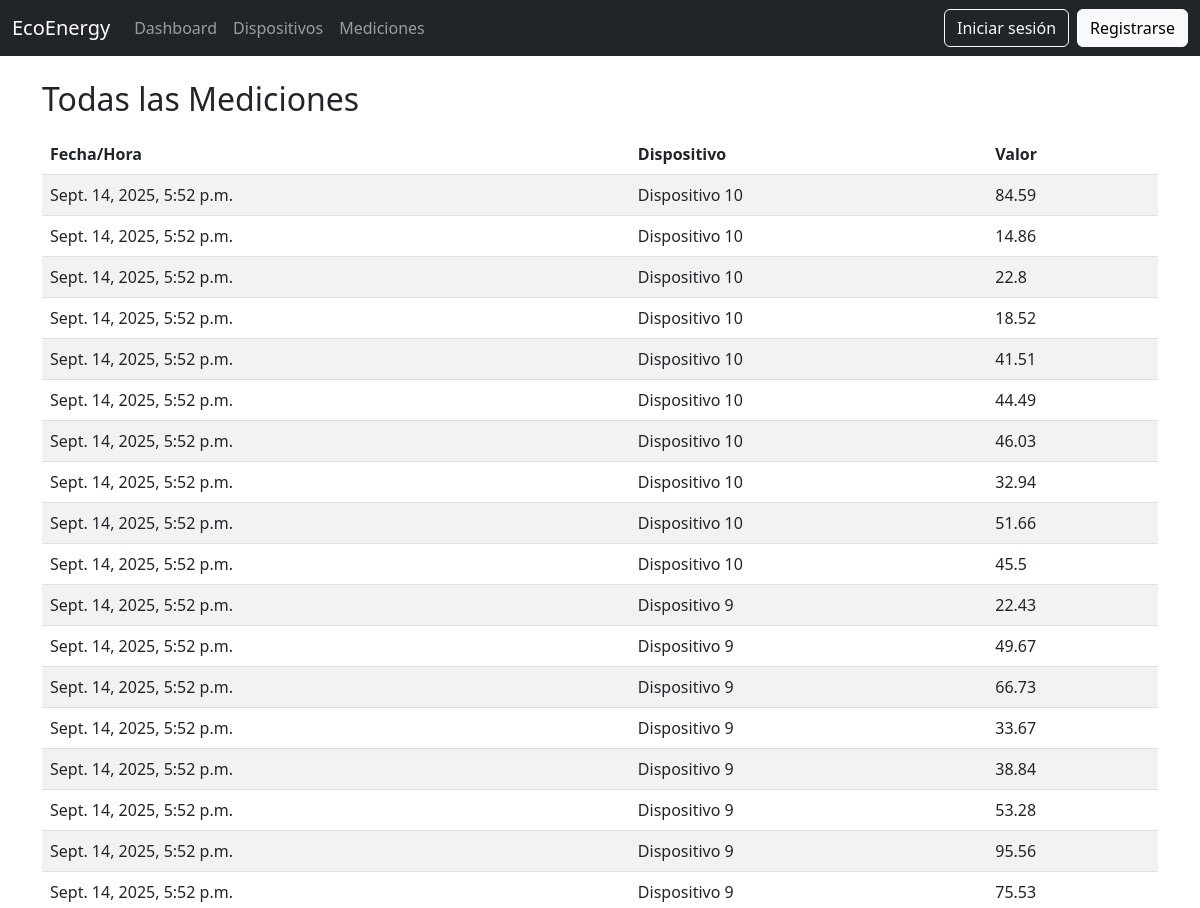
/measurements/ (upper part), run on an earlier commit of the app's database.
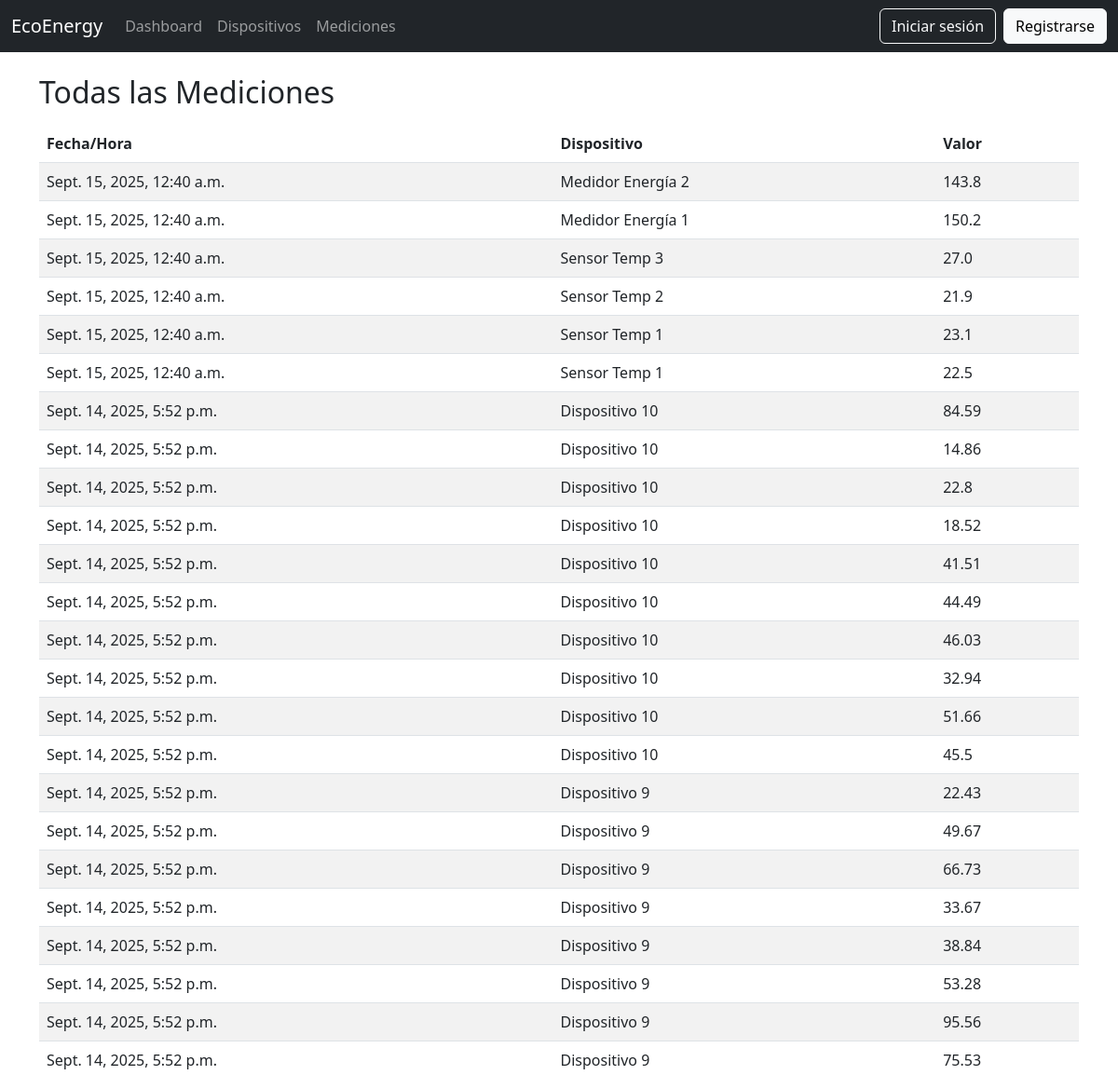
And on a later commit of the database.
### core/models.py (models this page shows, shortened)
class Measurement(models.Model):
    device = models.ForeignKey(Device, on_delete=models.CASCADE)
    value = models.FloatField()
    created_at = models.DateTimeField(auto_now_add=True)
    updated_at = models.DateTimeField(auto_now=True)
    deleted_at = models.DateTimeField(null=True, blank=True)

class Device(models.Model):
    name = models.CharField(max_length=100)
    category = models.ForeignKey(Category, on_delete=models.CASCADE)
    zone = models.ForeignKey(Zone, on_delete=models.CASCADE)
    organization = models.ForeignKey(Organization, on_delete=models.CASCADE)
    created_at = models.DateTimeField(auto_now_add=True)
    updated_at = models.DateTimeField(auto_now=True)
    deleted_at = models.DateTimeField(null=True, blank=True)

### core/views.py (the view)
# urls.py: path("measurements/", views.measurement_list, name="measurement_list"),
def measurement_list(request):
    measurements = Measurement.objects.select_related("device").order_by("-created_at")
    return render(request, "core/measurement_list.html", {"measurements": measurements})

### core/templates/core/measurement_list.html (shortened to what this page needs)
{% extends "base.html" %}
{% block content %}
<div class="container mt-4">
  <h2 class="mb-3">Todas las Mediciones</h2>
  <table class="table table-striped">
    <thead>
      <tr>
        <th>Fecha/Hora</th>
        <th>Dispositivo</th>
        <th>Valor</th>
      </tr>
    </thead>
    <tbody>
      {% for m in measurements %}
        <tr>
          <td>{{ m.created_at }}</td>
          <td>{{ m.device.name }}</td>
          <td>{{ m.value }}</td>
        </tr>
      {% empty %}
        <tr><td colspan="3">No hay mediciones disponibles</td></tr>
      {% endfor %}
    </tbody>
  </table>
</div>
{% endblock %}

What changed in the data, as far as the page shows it:
added Measurement: created_at "Sept. 15, 2025, 12:40 a.m.", device.name "Medidor Energía 2", value "143.8"
added Measurement: created_at "Sept. 15, 2025, 12:40 a.m.", device.name "Medidor Energía 1", value "150.2"
added Measurement: created_at "Sept. 15, 2025, 12:40 a.m.", device.name "Sensor Temp 3", value "27.0"
added Measurement: created_at "Sept. 15, 2025, 12:40 a.m.", device.name "Sensor Temp 2", value "21.9"
added Measurement: created_at "Sept. 15, 2025, 12:40 a.m.", device.name "Sensor Temp 1", value "23.1"
added Measurement: created_at "Sept. 15, 2025, 12:40 a.m.", device.name "Sensor Temp 1", value "22.5"
